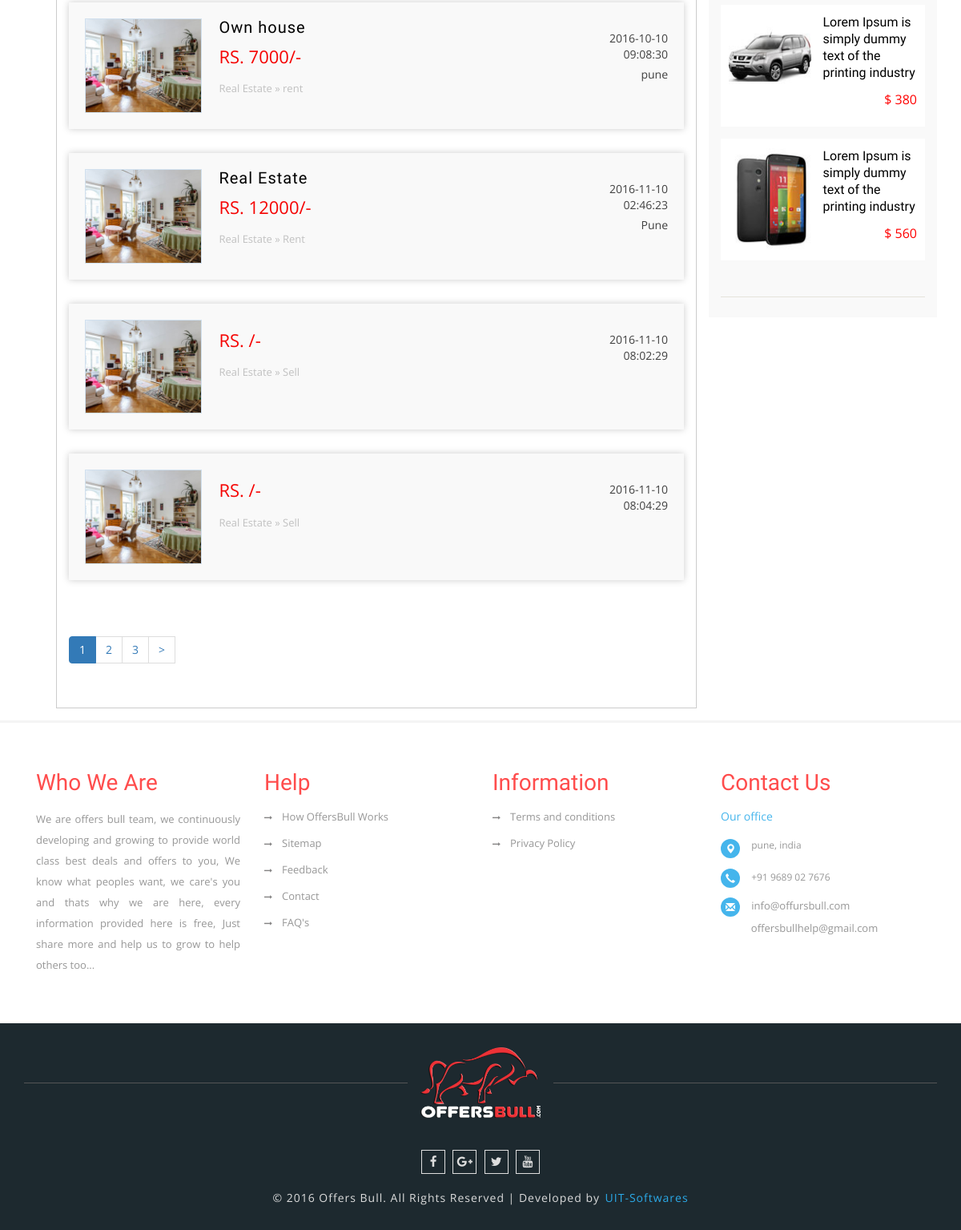
Page /index.php/realestate/real (lower part) on the earlier database version.
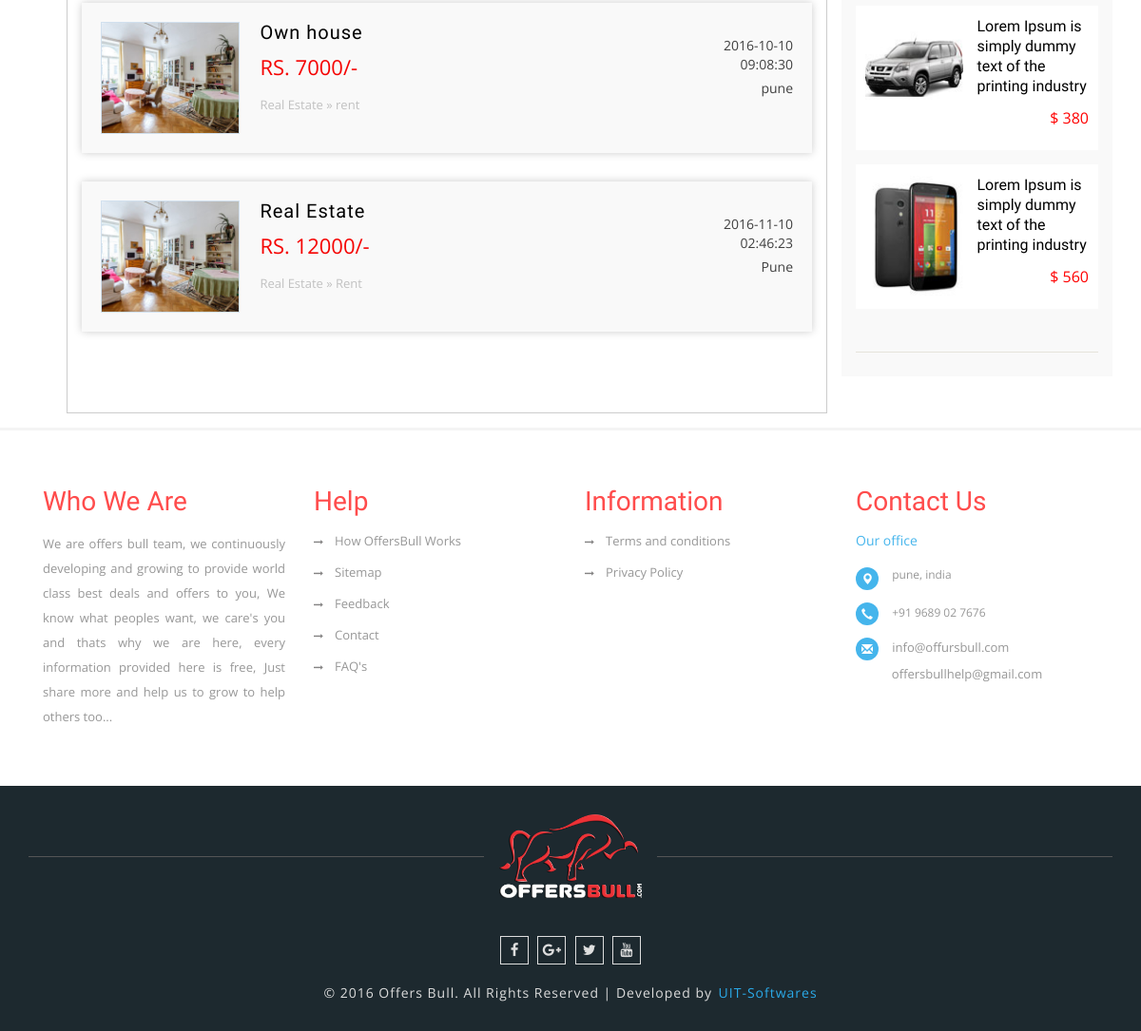
Same page on the later database version.
### tables this page shows
CREATE TABLE IF NOT EXISTS `realestate` (
  `realid` int(11) NOT NULL AUTO_INCREMENT,
  `name` varchar(255) DEFAULT NULL,
  `title` varchar(255) DEFAULT NULL,
  `type` varchar(255) DEFAULT NULL,
  `address` text,
  `builtup` varchar(255) DEFAULT NULL,
  `price` int(255) DEFAULT NULL,
  `description` text,
  `mobile` varchar(255) DEFAULT NULL,
  `email` varchar(255) DEFAULT NULL,
  `amenities` text,
  `city` varchar(255) DEFAULT NULL,
  `area` varchar(255) DEFAULT NULL,
  `date` datetime DEFAULT NULL,
  `offerend` timestamp NULL DEFAULT NULL ON UPDATE CURRENT_TIMESTAMP,
  `category` tinyint(4) DEFAULT NULL,
  `userid` tinyint(4) DEFAULT NULL,
  PRIMARY KEY (`realid`)
);

### index.php (called while the page is built, shortened)
<?php
require_once BASEPATH.'core/CodeIgniter.php';

### application/views/pages/realestate/container.php (the view, shortened to what this page needs)
<?php
if($datas==null){
	$query= $this->db->get('realestate',5,$this->uri->segment(3));
}
?>
<div class="total-ads main-grid-border">
	<div class="container">
		<div class="ads-grid">
			<div class="agileinfo-ads-display col-md-9">
				<div class="wrapper">
				<div class="bs-example bs-example-tabs" role="tabpanel" data-example-id="togglable-tabs">
				  <div id="myTabContent" class="tab-content">
					<div role="tabpanel" class="tab-pane fade in active" id="home" aria-labelledby="home-tab">
					   <div>
											<div id="container">
						<ul class="list">
						<?php  if($datas==null){
							foreach ($query->result() as $row)
							{
						?>
							<a href="<?php echo base_url();?>index.php/realestate/manage_view/<?php echo $row->realid;?>">
								<li>
								<img src="<?php echo base_url();?>assets/images/r1.jpg" title="" alt="" />
								<section class="list-left">
								<h5 class="title"><?php echo $row->title?></h5>
								<span class="adprice">RS. <?php echo $row->price?>/-</span>
								<p class="catpath">Real Estate » <?php echo $row->type?></p>
								</section>
								<section class="list-right">
								<span class="date"><?php echo $row->date?></span>
								<span class="cityname"><?php echo $row->city?></span>
								</section>
								<div class="clearfix"></div>
								</li>
							</a>
							<?php } } else {
								foreach ($datas as $row1)
							{?>
							<a href="<?php echo base_url();?>index.php/realestate/manage_view/<?php echo $row1['realid'];?>">
								<li>
								<img src="<?php echo base_url();?>assets/images/r1.jpg" title="" alt="" />
								<section class="list-left">
								<h5 class="title"><?php echo $row1['title']?></h5>
								<span class="adprice">RS. <?php echo $row1['price']?>/-</span>
								<p class="catpath">Real Estate » <?php echo $row1['type']?></p>
								</section>
								<section class="list-right">
								<span class="date"><?php echo $row1['date']?></span>
								<span class="cityname"><?php echo $row1['city']?></span>
								</section>
								<div class="clearfix"></div>
								</li>
							</a>
							<?php }}?>
						</ul>
					</div>
					</div>
					</div>
					<div class="pagination pagination-sm ">
						<?php if($datas==null){ echo $this->pagination->create_links();}?>
					</div>
				  </div>
				</div>
			</div>
			</div>
			<div class="side-bar col-md-3">
			<div class="w3ls-featured-ads">
				<div class="w3l-featured-ad">
					<a href="single.html">
						<div class="w3-featured-ad-left">
							<img src="<?php echo base_url();?>assets/images/f2.jpg" title="ad image" alt="" />
						</div>
						<div class="w3-featured-ad-right">
							<h4>Lorem Ipsum is simply dummy text of the printing industry</h4>
							<p>$ 380</p>
						</div>
						<div class="clearfix"></div>
					</a>
				</div>
				<div class="w3l-featured-ad">
					<a href="single.html">
						<div class="w3-featured-ad-left">
							<img src="<?php echo base_url();?>assets/images/f3.jpg" title="ad image" alt="" />
						</div>
						<div class="w3-featured-ad-right">
							<h4>Lorem Ipsum is simply dummy text of the printing industry</h4>
							<p>$ 560</p>
						</div>
						<div class="clearfix"></div>
					</a>
				</div>
			</div>
			</div>
		</div>
	</div>
</div>

Differences in the rows shown:
removed realestate: type "Sell", date "2016-11-10 08:02:29"
removed realestate: type "Sell", date "2016-11-10 08:04:29"
Other differences:
$this->pagination->create_links(): "1 2 3 >" → (not shown)
